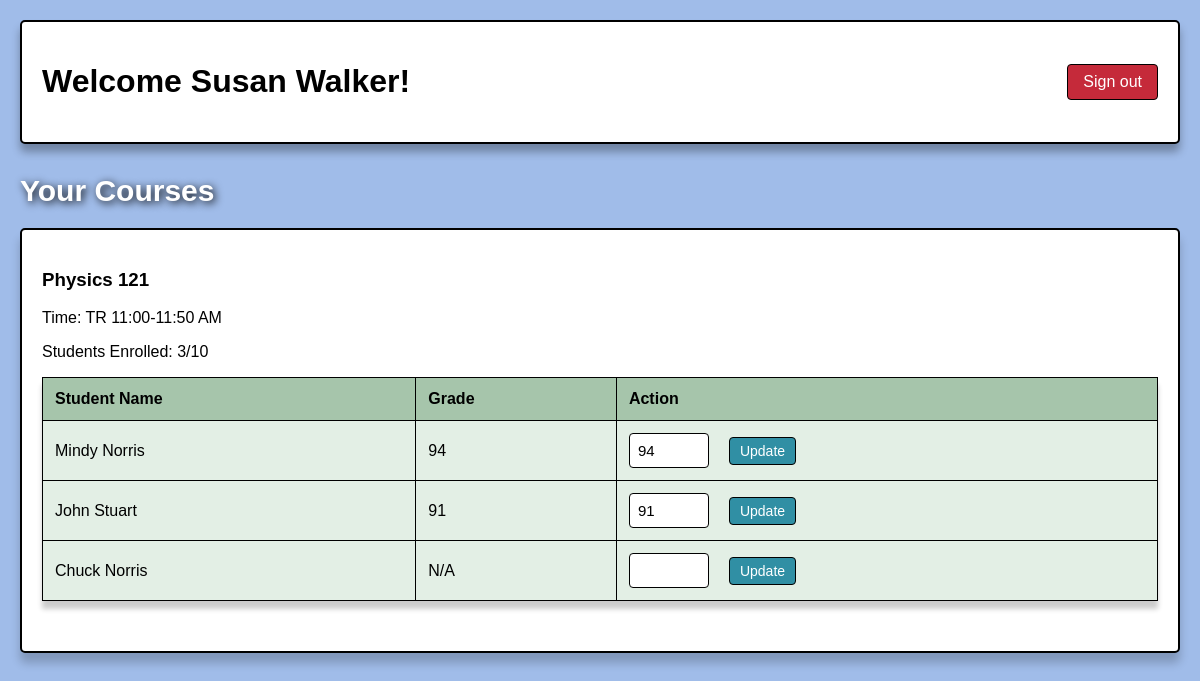
/dashboard (signed in), run on an earlier commit of the app's database.
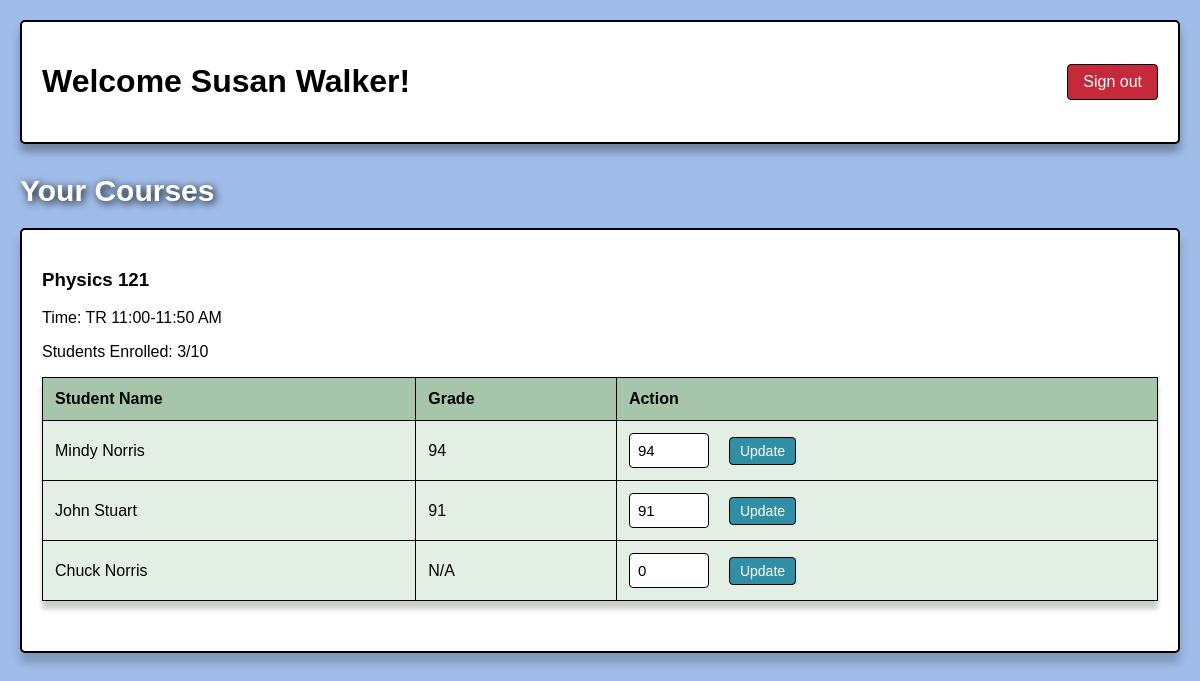
And on a later commit of the database.
### app.py (models this page shows)
class User(UserMixin, db.Model):
    id = db.Column(db.Integer, primary_key=True)
    username = db.Column(db.String(80), unique=True, nullable=False)
    password_hash = db.Column(db.String(120), nullable=False)
    role = db.Column(db.String(20), nullable=False)  # 'student', 'teacher', or 'admin'
    display_name = db.Column(db.String(100))

class Course(db.Model):
    id = db.Column(db.Integer, primary_key=True)
    name = db.Column(db.String(100), nullable=False)
    teacher_id = db.Column(db.Integer, db.ForeignKey('user.id'), nullable=False)
    time = db.Column(db.String(50), nullable=False)
    capacity = db.Column(db.Integer, nullable=False)
    teacher = db.relationship('User', backref='courses')
    enrollments = db.relationship('Enrollment', backref='course', lazy=True)

class Enrollment(db.Model):
    id = db.Column(db.Integer, primary_key=True)
    student_id = db.Column(db.Integer, db.ForeignKey('user.id'), nullable=False)
    course_id = db.Column(db.Integer, db.ForeignKey('course.id'), nullable=False)
    grade = db.Column(db.Integer, nullable=True)
    student = db.relationship('User', backref='enrollments')

### app.py (the view)
@app.route('/dashboard')
@login_required
def dashboard():
    if current_user.role == 'student':
        enrollments = Enrollment.query.filter_by(student_id=current_user.id).all()
        courses = Course.query.all()
        return render_template('student_dashboard.html', enrollments=enrollments, courses=courses)
    elif current_user.role == 'teacher':
        courses = Course.query.filter_by(teacher_id=current_user.id).all()
        return render_template('teacher_dashboard.html', courses=courses)
    return redirect(url_for('admin.index'))

### app.py (called while the page is built)
@login_manager.user_loader
def load_user(user_id):
    return User.query.get(int(user_id))

### templates/teacher_dashboard.html (shortened to what this page needs)
<!DOCTYPE html>
<html>
<head>
    <link rel="stylesheet" href="{{ url_for('static', filename='style.css') }}">
</head>
<body>
    <div class="dashboard">
        <header>
            <h1>Welcome {{ current_user.display_name }}!</h1>
            <a href="{{ url_for('logout') }}" class="btn">Sign out</a>
        </header>
        <section class="courses">
            <h2 id = 'teacher-courses-title'>Your Courses</h2>
            {% for course in courses %}
            <div class="course-section">
                <h3>{{ course.name }}</h3>
                <p>Time: {{ course.time }}</p>
                <p>Students Enrolled: {{ course.enrollments|length }}/{{ course.capacity }}</p>
                <table>
                    <thead>
                        <tr>
                            <th>Student Name</th>
                            <th>Grade</th>
                            <th>Action</th>
                        </tr>
                    </thead>
                    <tbody>
                        {% for enrollment in course.enrollments %}
                        <tr>
                            <td>{{ enrollment.student.display_name }}</td>
                            <td>{{ enrollment.grade if enrollment.grade else 'N/A' }}</td>
                            <td>
                                <form class="grade-form" method="POST" action="{{ url_for('update_grade', enrollment_id=enrollment.id) }}">
                                    <input type="number" name="grade" value="{{ enrollment.grade }}" min="0" max="100">
                                    <button type="submit">Update</button>
                                </form>
                            </td>
                        </tr>
                        {% endfor %}
                    </tbody>
                </table>
            </div>
            {% endfor %}
        </section>
    </div>
</body>
</html>

### static/style.css (style rules this page uses)
body { font-family: Arial, sans-serif; margin: 0; padding: 0; background-color: #a0bce9; }
input { width: 100%; padding: 8px; border: 1px solid #ddd; border-radius: 4px; box-sizing: border-box; border: 1px solid black; font-size: 15px; }
button { background-color: #308fa4; color: white; padding: 10px 15px; border: none; border-radius: 4px; cursor: pointer; border: 1px solid black; }
.dashboard { max-width: 1200px; margin: 0 auto; padding: 20px; }
header { display: flex; justify-content: space-between; align-items: center; margin-bottom: 30px; padding: 20px; background-color: white; border-radius: 5px; box-shadow: 0 8px 8px rgba(0, 0, 0, 0.3); border: 2px solid black; }
.btn { text-decoration: none; color: white; background-color: #c52a3a; padding: 8px 15px; border-radius: 4px; border: 1px solid black; }
table { width: 100%; border-collapse: collapse; margin-bottom: 30px; background-color: white; box-shadow: 0 8px 5px rgba(0, 0, 0, 0.2); border: 1px solid black; }
th, td { padding: 12px; text-align: left; border-bottom: 1px solid #ddd; border: 1px solid black; }
th { background-color: #a6c5ab; font-weight: bold; }
td { background-color: #e3efe5; }
#teacher-courses-title { color: white; font-weight: bold; font-size: 30px; text-shadow: 2px 2px 8px rgba(0, 0, 0, 1.5); }
.course-section { background-color: white; padding: 20px; margin-bottom: 20px; border-radius: 5px; box-shadow: 0 10px 10px rgba(0, 0, 0, 0.2); border: 2px solid black; }
h2 { color: #333; margin-top: 30px; margin-bottom: 20px; }
input[type="number"] { width: 80px; margin-right: 10px; }
.grade-form { display: flex; align-items: center; gap: 10px; }
.grade-form button { padding: 5px 10px; font-size: 14px; }

What changed in the data, as far as the page shows it:
changed Enrollment "Chuck Norris": grade (not shown) → "0"
